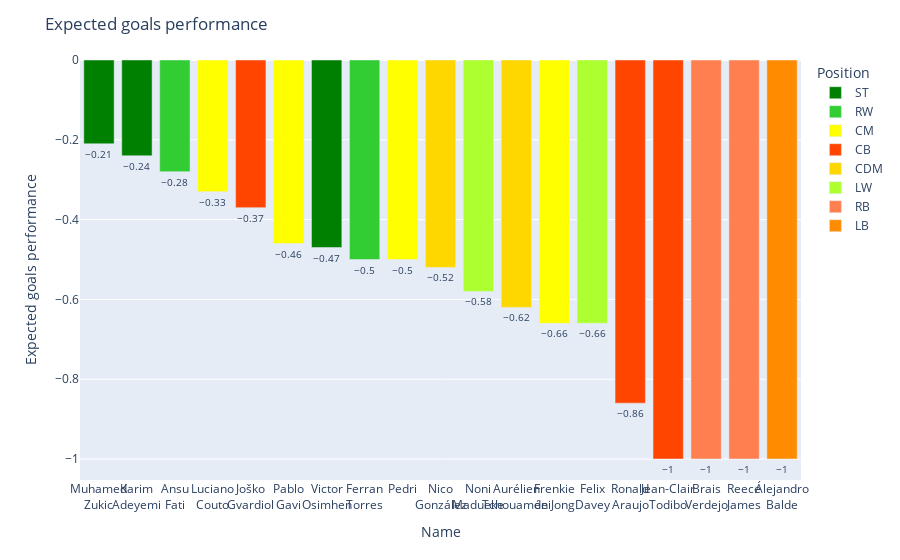

Here is the notebook cell this chart was saved with:
### Code cell
bar_plot('xGperf')

### Figure 1 — Plotly figure (JSON) as saved in the notebook; plotly's stock layout.template omitted (floating-point values rounded to 4 significant figures)
{"data": [{"alignmentgroup": "True", "cliponaxis": false, "customdata": [[338], [1033], [1839]], "hovertemplate": "Position=ST<br>Name=%{x}<br>Expected goals performance=%{y}<br>MinutesPlayed=%{customdata[0]}<extra></extra>", "legendgroup": "ST", "marker": {"color": "green", "pattern": {"shape": ""}}, "name": "ST", "offsetgroup": "ST", "orientation": "v", "showlegend": true, "textfont": {"size": 10}, "textposition": "outside", "texttemplate": "%{y}", "type": "bar", "x": ["Muhamed<br>Zukic", "Karim<br>Adeyemi", "Victor<br>Osimhen"], "xaxis": "x", "y": [-0.21, -0.24, -0.47], "yaxis": "y"}, {"alignmentgroup": "True", "cliponaxis": false, "customdata": [[1451], [1224]], "hovertemplate": "Position=RW<br>Name=%{x}<br>Expected goals performance=%{y}<br>MinutesPlayed=%{customdata[0]}<extra></extra>", "legendgroup": "RW", "marker": {"color": "limegreen", "pattern": {"shape": ""}}, "name": "RW", "offsetgroup": "RW", "orientation": "v", "showlegend": true, "textfont": {"size": 10}, "textposition": "outside", "texttemplate": "%{y}", "type": "bar", "x": ["Ansu<br>Fati", "Ferran<br>Torres"], "xaxis": "x", "y": [-0.28, -0.5], "yaxis": "y"}, {"alignmentgroup": "True", "cliponaxis": false, "customdata": [[896], [1309], [1635], [1700]], "hovertemplate": "Position=CM<br>Name=%{x}<br>Expected goals performance=%{y}<br>MinutesPlayed=%{customdata[0]}<extra></extra>", "legendgroup": "CM", "marker": {"color": "yellow", "pattern": {"shape": ""}}, "name": "CM", "offsetgroup": "CM", "orientation": "v", "showlegend": true, "textfont": {"size": 10}, "textposition": "outside", "texttemplate": "%{y}", "type": "bar", "x": ["Luciano<br>Couto", "Pablo<br>Gavi", "Pedri", "Frenkie<br>de Jong"], "xaxis": "x", "y": [-0.33, -0.46, -0.5, -0.66], "yaxis": "y"}, {"alignmentgroup": "True", "cliponaxis": false, "customdata": [[1944], [2490], [830]], "hovertemplate": "Position=CB<br>Name=%{x}<br>Expected goals performance=%{y}<br>MinutesPlayed=%{customdata[0]}<extra></extra>", "legendgroup": "CB", "marker": {"color": "orangered", "pattern": {"shape": ""}}, "name": "CB", "offsetgroup": "CB", "orientation": "v", "showlegend": true, "textfont": {"size": 10}, "textposition": "outside", "texttemplate": "%{y}", "type": "bar", "x": ["Joško<br>Gvardiol", "Ronald<br>Araujo", "Jean-Clair<br>Todibo"], "xaxis": "x", "y": [-0.37, -0.86, -1], "yaxis": "y"}, {"alignmentgroup": "True", "cliponaxis": false, "customdata": [[1382], [1393]], "hovertemplate": "Position=CDM<br>Name=%{x}<br>Expected goals performance=%{y}<br>MinutesPlayed=%{customdata[0]}<extra></extra>", "legendgroup": "CDM", "marker": {"color": "gold", "pattern": {"shape": ""}}, "name": "CDM", "offsetgroup": "CDM", "orientation": "v", "showlegend": true, "textfont": {"size": 10}, "textposition": "outside", "texttemplate": "%{y}", "type": "bar", "x": ["Nico<br>González", "Aurélien<br>Tchouaméni"], "xaxis": "x", "y": [-0.52, -0.62], "yaxis": "y"}, {"alignmentgroup": "True", "cliponaxis": false, "customdata": [[1256], [1125]], "hovertemplate": "Position=LW<br>Name=%{x}<br>Expected goals performance=%{y}<br>MinutesPlayed=%{customdata[0]}<extra></extra>", "legendgroup": "LW", "marker": {"color": "greenyellow", "pattern": {"shape": ""}}, "name": "LW", "offsetgroup": "LW", "orientation": "v", "showlegend": true, "textfont": {"size": 10}, "textposition": "outside", "texttemplate": "%{y}", "type": "bar", "x": ["Noni<br>Madueke", "Felix<br>Davey"], "xaxis": "x", "y": [-0.58, -0.66], "yaxis": "y"}, {"alignmentgroup": "True", "cliponaxis": false, "customdata": [[1079], [1720]], "hovertemplate": "Position=RB<br>Name=%{x}<br>Expected goals performance=%{y}<br>MinutesPlayed=%{customdata[0]}<extra></extra>", "legendgroup": "RB", "marker": {"color": "coral", "pattern": {"shape": ""}}, "name": "RB", "offsetgroup": "RB", "orientation": "v", "showlegend": true, "textfont": {"size": 10}, "textposition": "outside", "texttemplate": "%{y}", "type": "bar", "x": ["Brais<br>Verdejo", "Reece<br>James"], "xaxis": "x", "y": [-1, -1], "yaxis": "y"}, {"alignmentgroup": "True", "cliponaxis": false, "customdata": [[1466]], "hovertemplate": "Position=LB<br>Name=%{x}<br>Expected goals performance=%{y}<br>MinutesPlayed=%{customdata[0]}<extra></extra>", "legendgroup": "LB", "marker": {"color": "darkorange", "pattern": {"shape": ""}}, "name": "LB", "offsetgroup": "LB", "orientation": "v", "showlegend": true, "textfont": {"size": 10}, "textposition": "outside", "texttemplate": "%{y}", "type": "bar", "x": ["Álejandro<br>Balde"], "xaxis": "x", "y": [-1], "yaxis": "y"}], "layout": {"barmode": "relative", "legend": {"title": {"text": "Position"}, "tracegroupgap": 0}, "margin": {"t": 60}, "title": {"text": "Expected goals performance"}, "xaxis": {"anchor": "y", "categoryorder": "min descending", "domain": [0, 1], "tickangle": 0, "title": {"text": "Name"}}, "yaxis": {"anchor": "x", "domain": [0, 1], "title": {"text": "Expected goals performance"}}}}
